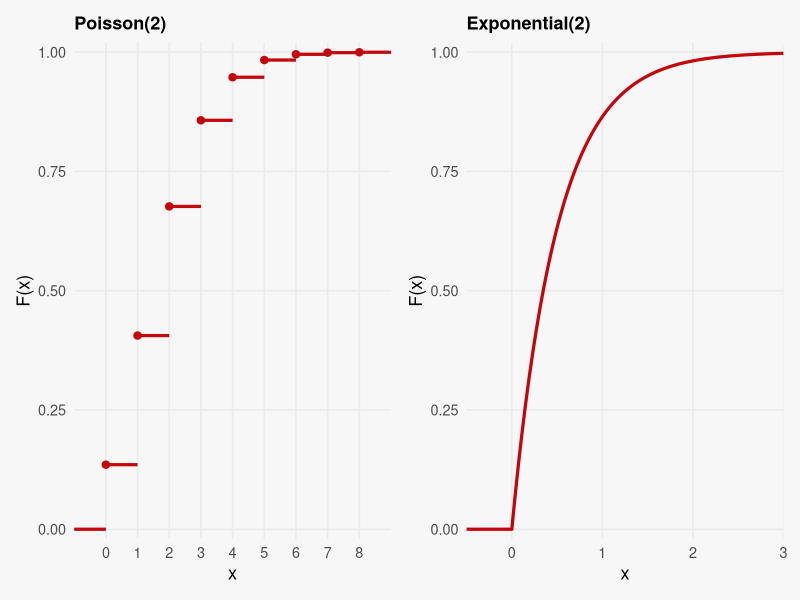
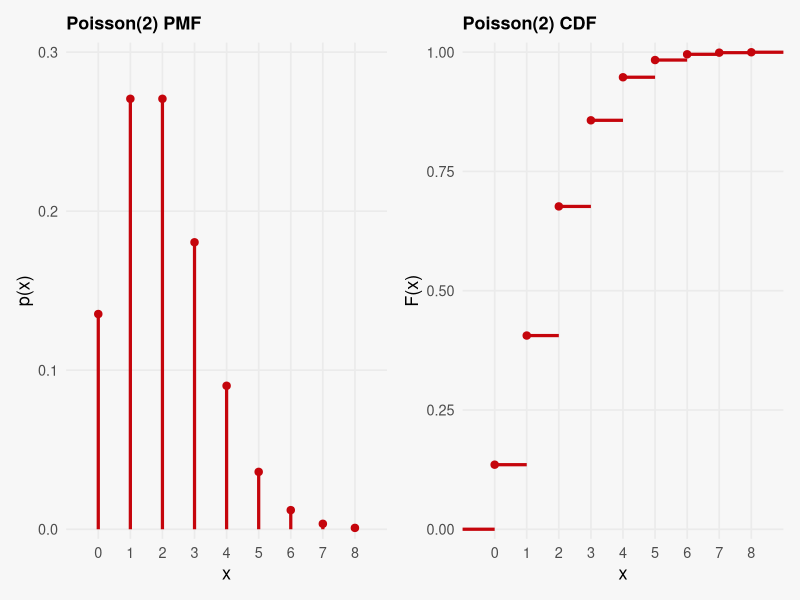
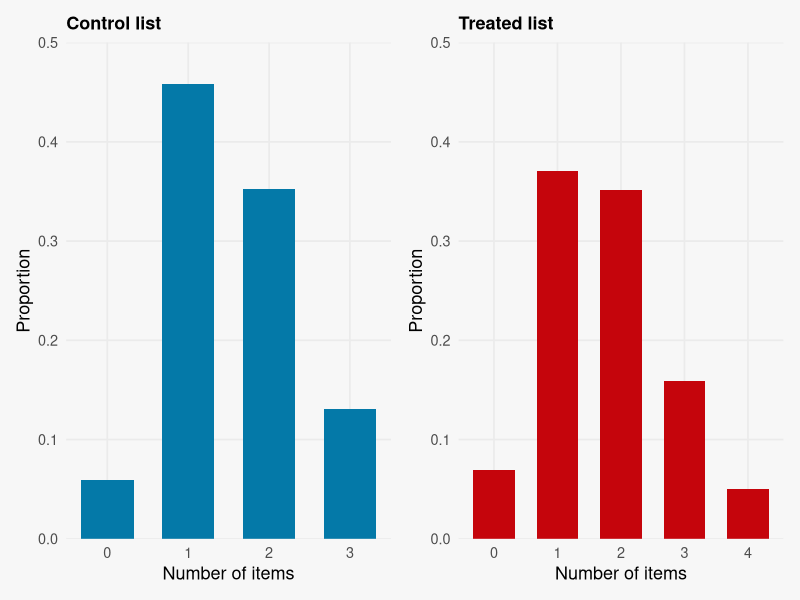
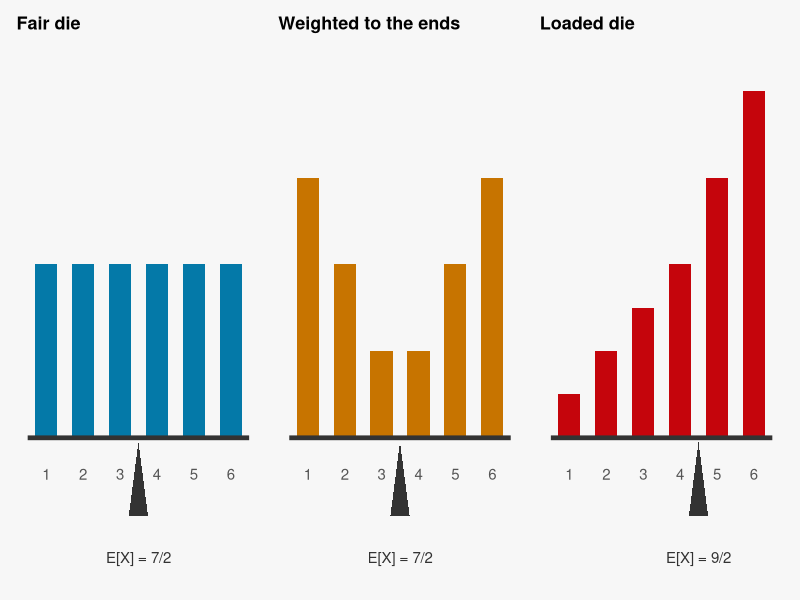
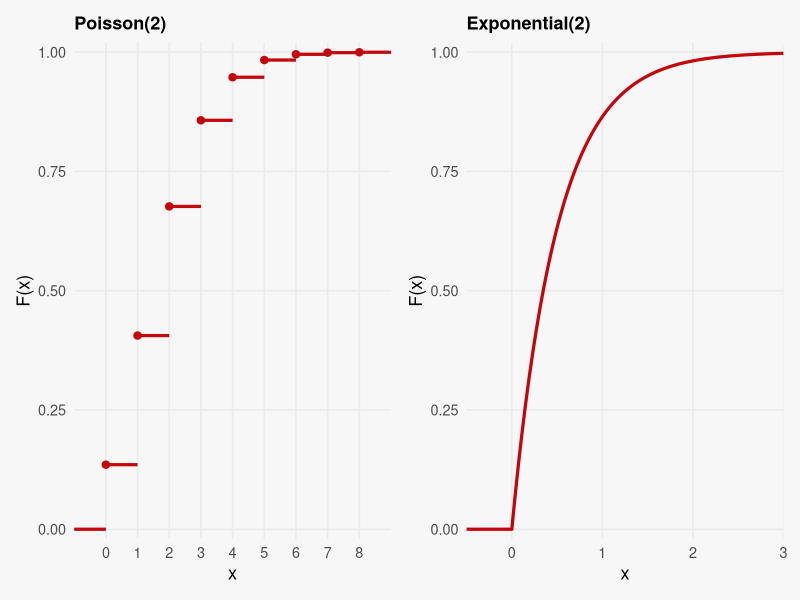

Here is the R script that generated these plots, in order:
## ---- chunk 1
#| echo: false
#| fig-width: 9
#| fig-height: 2.7
#| fig-align: center

library(ggplot2)
library(patchwork)

cdf_theme <- theme_minimal(base_size = 13) +
  theme(panel.grid.minor = element_blank(),
        plot.title = element_text(size = 13, face = "bold"),
        plot.background = element_rect(fill = "#F7F7F7", colour = NA),
        panel.background = element_rect(fill = "#F7F7F7", colour = NA))

# Poisson CDF is a step function: flat on [k, k + 1), closed at the left end
k <- 0:8
pois <- data.frame(k = k, F = ppois(k, lambda = 2))

p_pois <- ggplot(pois) +
  geom_segment(aes(x = k, xend = k + 1, y = F, yend = F),
               linewidth = 1.1, colour = "#c5050c") +
  annotate("segment", x = -1, xend = 0, y = 0, yend = 0,
           linewidth = 1.1, colour = "#c5050c") +
  geom_point(aes(k, F), size = 2.2, colour = "#c5050c") +
  scale_x_continuous(breaks = 0:8, limits = c(-1, 9), expand = c(0, 0)) +
  scale_y_continuous(limits = c(0, 1), expand = c(0.02, 0)) +
  labs(title = "Poisson(2)", x = "x", y = "F(x)") +
  cdf_theme

# Exponential with rate 2: the waiting time between events of a rate-2 Poisson process
x <- seq(-0.5, 3, length.out = 400)
p_exp <- ggplot(data.frame(x = x, F = pexp(x, rate = 2)), aes(x, F)) +
  geom_line(linewidth = 1.1, colour = "#c5050c") +
  scale_x_continuous(limits = c(-0.5, 3), expand = c(0, 0)) +
  scale_y_continuous(limits = c(0, 1), expand = c(0.02, 0)) +
  labs(title = "Exponential(2)", x = "x", y = "F(x)") +
  cdf_theme

# patchwork draws its own (white) background around the two panels
p_pois + p_exp +
  plot_annotation(theme = theme(plot.background = element_rect(fill = "#F7F7F7", colour = NA)))
## ---- chunk 2
#| echo: false
#| fig-width: 9
#| fig-height: 2.7
#| fig-align: center

# Reuses p_pois and cdf_theme from the CDF slide
p_pmf <- ggplot(data.frame(k = k, p = dpois(k, lambda = 2)), aes(k, p)) +
  geom_segment(aes(xend = k, y = 0, yend = p), linewidth = 1.1, colour = "#c5050c") +
  geom_point(size = 2.2, colour = "#c5050c") +
  scale_x_continuous(breaks = 0:8, limits = c(-1, 9), expand = c(0, 0)) +
  scale_y_continuous(limits = c(0, 0.3), expand = c(0.02, 0)) +
  labs(title = "Poisson(2) PMF", x = "x", y = "p(x)") +
  cdf_theme

p_pmf + (p_pois + labs(title = "Poisson(2) CDF")) +
  plot_annotation(theme = theme(plot.background = element_rect(fill = "#F7F7F7", colour = NA)))
## ---- chunk 3
#| echo: false
#| message: false
#| fig-width: 9
#| fig-height: 3.2
#| fig-align: center

# Empirical PMFs of the item counts, one panel per list
mexico <- read.csv("data/mexico_list.csv")

list_hist <- function(d, J, colour, title) {
  props <- data.frame(y = 0:J, p = as.numeric(table(factor(d$y, levels = 0:J))) / nrow(d))
  ggplot(props, aes(y, p)) +
    geom_col(width = 0.65, fill = colour) +
    scale_x_continuous(breaks = 0:J) +
    scale_y_continuous(limits = c(0, 0.5), expand = c(0, 0)) +
    labs(title = title, x = "Number of items", y = "Proportion") +
    cdf_theme
}

list_hist(subset(mexico, treat == 0), 3, "#0479A8", "Control list") +
  list_hist(subset(mexico, treat == 1), 4, "#c5050c", "Treated list") +
  plot_annotation(theme = theme(plot.background = element_rect(fill = "#F7F7F7", colour = NA)))
## ---- chunk 4
#| echo: false
#| fig-width: 10
#| fig-height: 2.4
#| fig-align: center

# Expectation as the balancing point: the PMF's bars sit on a beam (the x-axis)
# and the triangle is the fulcrum at E[X]. Weights are chosen so every E[X] is a
# half: the fair die balances at 7/2, the symmetric (3:2:1:1:2:3)/12 die also
# at 7/2 despite its different shape, the loaded die (1:2:3:4:6:8)/24 at 9/2.
die_pmf <- function(w, colour, title) {
  d <- data.frame(x = 1:6, p = w / sum(w))
  ev <- sum(d$x * d$p)
  ggplot(d, aes(x, p)) +
    geom_col(width = 0.6, fill = colour) +
    annotate("segment", x = 0.5, xend = 6.5, y = 0, yend = 0,
             linewidth = 1.6, colour = "#333333") +
    annotate("polygon", x = ev + c(-0.26, 0.26, 0), y = c(-0.075, -0.075, -0.004),
             fill = "#333333") +
    # Outcomes sit just under the beam; E[X] is a half, so the fulcrum falls
    # between two of them rather than on top of one
    annotate("text", x = 1:6, y = -0.035, label = 1:6, size = 3.8, colour = "#555555") +
    annotate("text", x = ev, y = -0.115, size = 3.8, colour = "#333333",
             label = paste0("E[X] = ", ev * 2, "/2")) +
    scale_x_continuous(breaks = NULL) +
    scale_y_continuous(breaks = NULL, limits = c(-0.14, 0.38), expand = c(0, 0)) +
    labs(title = title, x = NULL, y = NULL) +
    cdf_theme +
    theme(panel.grid = element_blank())
}

die_pmf(rep(1, 6), "#0479A8", "Fair die") +
  die_pmf(c(3, 2, 1, 1, 2, 3), "#C77400", "Weighted to the ends") +
  die_pmf(c(1, 2, 3, 4, 6, 8), "#c5050c", "Loaded die") +
  plot_annotation(theme = theme(plot.background = element_rect(fill = "#F7F7F7", colour = NA)))
## ---- chunk 5
#| echo: true
#| message: false

library(tidyverse)
library(knitr)

# Sample means of the item count in each group
mexico |>
  group_by(Group = if_else(treat == 1, "Treated", "Control")) |>
  summarize(`Mean count` = mean(y), N = n()) |>
  kable(digits = 3)

# List experiment estimate of theta vs. share admitting vote buying when asked directly
mexico |>
  summarize(`List experiment` = mean(y[treat == 1]) - mean(y[treat == 0]),
            `Direct question` = mean(direct)) |>
  kable(digits = 3)
## ---- chunk 6
#| echo: false
#| fig-width: 9
#| fig-height: 2.7
#| fig-align: center

# Same figure as the CDF slide: reuses p_pois and p_exp from that chunk
p_pois + p_exp +
  plot_annotation(theme = theme(plot.background = element_rect(fill = "#F7F7F7", colour = NA)))
